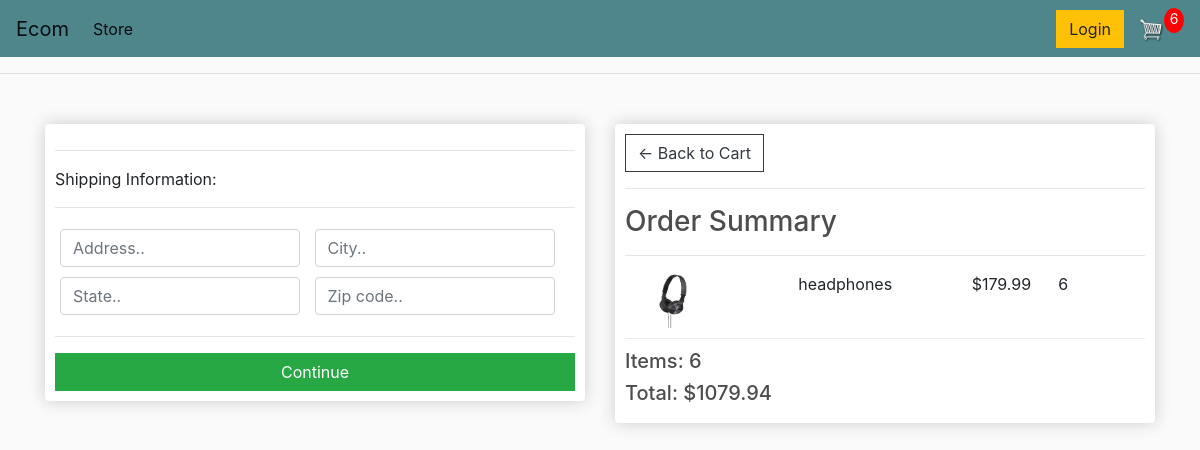
Screenshot of /checkout/ (signed in) with the database file from the repository.
### store/models.py (models this page shows, shortened)
class OrderItem(models.Model):
    product = models.ForeignKey(Product, on_delete=models.SET_NULL, null=True)
    order = models.ForeignKey(Order, on_delete=models.SET_NULL, null=True)
    quantity = models.IntegerField(default=0, null=True, blank=True)
    date_added = models.DateTimeField(auto_now_add=True)
    @property
    def get_total(self):
        total=self.product.price*self.quantity
        total=round(total,2)
        return total

class Product(models.Model):
    name = models.CharField(max_length=200)
    price = models.FloatField()
    digital = models.BooleanField(default=False,null=True, blank=True)
    image = models.ImageField(null=True,blank=True)
    @property
    def imageURL(self):
        try:
            url=self.image.url
        except:
            url=''
        return url

class Order(models.Model):
    customer = models.ForeignKey(Customer, on_delete=models.SET_NULL, null=True, blank=True)
    date_ordered = models.DateTimeField(auto_now_add=True)
    complete = models.BooleanField(default=False)
    transaction_id = models.CharField(max_length=100, null=True)
    @property
    def shipping(self):
        shipping=False
        orderitems = self.orderitem_set.all()
        for i in orderitems:
            if i.product.digital ==False:
                shipping = True
        return shipping
    @property
    def get_cart_total(self):
        orderitems = self.orderitem_set.all()
        total=sum([item.get_total for item in orderitems])
        total=round(total,2)
        return total
    @property
    def get_cart_items(self):
        orderitems = self.orderitem_set.all()
        total=sum([item.quantity for item in orderitems])
        return total

### store/views.py (the view)
# urls.py: path('checkout/',views.checkout,name="checkout"),
def checkout(request):
    if request.user.is_authenticated:
        customer = request.user.customer
        order, created = Order.objects.get_or_create(customer=customer, complete=False)
        items = order.orderitem_set.all()
        cartItems = order.get_cart_items
    else:
        cookieData = cookieCart(request)
        cartItems = cookieData['cartItems']
        order = cookieData['order']
        items = cookieData['items']
    context = {'items':items,'order':order,'cartItems':cartItems}
    return render(request,'store/checkout.html', context)

### store/templates/store/checkout.html (shortened to what this page needs)
{% extends 'store/main.html' %}
{% load static %}
{% block content %}
<div class="row">
	<div class="col-lg-6">
		<div class="box-element" id="form-wrapper">
            <form id="form">
                <div id="shipping-info">
                    <hr>
                    <p>Shipping Information:</p>
                    <hr>
                    <div class="form-field">
                        <input class="form-control" type="text" name="address" placeholder="Address..">
                    </div>
                    <div class="form-field">
                        <input class="form-control" type="text" name="city" placeholder="City..">
                    </div>
                    <div class="form-field">
                        <input class="form-control" type="text" name="state" placeholder="State..">
                    </div>
                    <div class="form-field">
                        <input class="form-control" type="text" name="zipcode" placeholder="Zip code..">
                    </div>
                </div>
                <hr>
                <input id="form-button" class="btn btn-success btn-block" type="submit" value="Continue">
            </form>
		</div>
        <br>
	</div>
	<div class="col-lg-6">
		<div class="box-element">
            <a  class="btn btn-outline-dark" href="{% url 'cart' %}">&#x2190; Back to Cart</a>
            <hr>
            <h3>Order Summary</h3>
            <hr>
            {% for item in items %}
            <div class="cart-row">
                <div style="flex:2"><img class="row-image" src="{{item.product.imageURL}}"></div>
                <div style="flex:2"><p>{{item.product.name}}</p></div>
                <div style="flex:1"><p>${{item.product.price}}</p></div>
                <div style="flex:1"><p>{{item.quantity}}</p></div>
            </div>
            {% endfor %}
            <h5>Items:   {{order.get_cart_items}}</h5>
            <h5>Total:   ${{order.get_cart_total}}</h5>
		</div>
	</div>
</div>
{% endblock content %}

### static/css/main.css (style rules this page uses)
body { background-color: hsl(0, 0%, 98%); }
h1,h2,h3,h4,h5,h6 { color:hsl(0, 0%, 30%); }
.box-element { box-shadow:hsl(0, 0%, 80%) 0 0 16px; background-color: #fff; border-radius: 4px; padding: 10px; }
.col-lg-4, .col-lg-6, .col-lg-8, .col-lg-12 { margin-top: 10px; }
.btn { border-radius: 0; }
.row-image { width: 100px; }
.form-field { width:250px; display: inline-block; padding: 5px; }
.cart-row { display: flex; align-items: flex-stretch; padding-bottom: 10px; margin-bottom: 10px; border-bottom: 1px solid #ececec; }

### rows the page displays
OrderItem: product.imageURL (picture), product.name "headphones", product.price "179.99", quantity "6"
Order: get_cart_items "6", get_cart_total "1079.94"

### other values shown
{{ cartItems }} "6"
